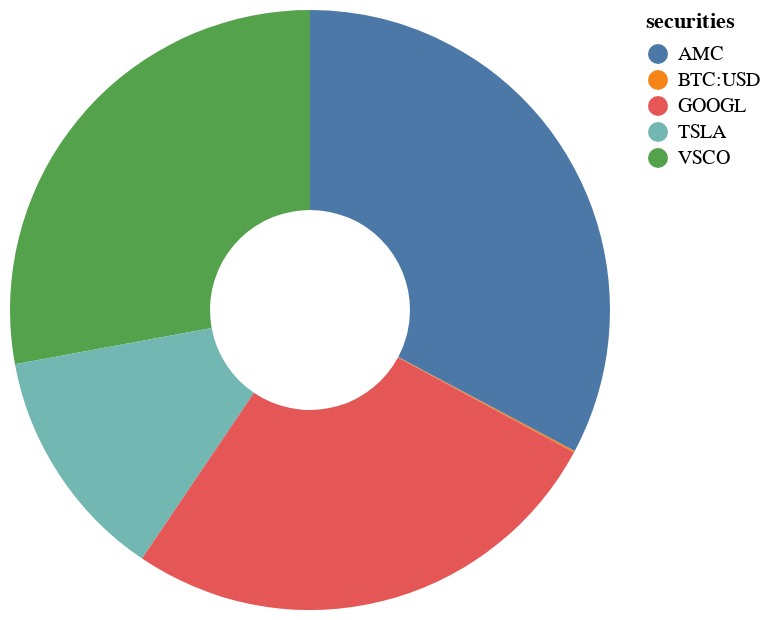

This figure's notebook cell:
### Markdown cell above
### Portfolio Pie Chart

### Code cell
one = size_portfolio_df['securities']
two = size_portfolio_df['position_size']
user_in_holdings = portfolio_piechart(one, two)
user_in_holdings

### Figure 1 — Vega-Lite specification as saved in the notebook (floating-point values rounded to 4 significant figures)
{"config": {"view": {"continuousWidth": 300, "continuousHeight": 300}}, "data": {"name": "data-e2e9fbe32e42cc03803d8c490b1fbc3b"}, "mark": {"type": "arc", "innerRadius": 50}, "encoding": {"color": {"field": "securities", "type": "nominal"}, "theta": {"field": "position_size", "type": "quantitative"}, "tooltip": [{"field": "securities", "type": "nominal"}, {"field": "position_size", "type": "quantitative"}]}, "$schema": "https://vega.github.io/schema/vega-lite/v5.15.1.json", "datasets": {"data-e2e9fbe32e42cc03803d8c490b1fbc3b": [{"securities": "BTC:USD", "position_size": 25.5}, {"securities": "AMC", "position_size": 9060.0}, {"securities": "VSCO", "position_size": 7708.0}, {"securities": "TSLA", "position_size": 3496.0}, {"securities": "GOOGL", "position_size": 7344.0}]}}
